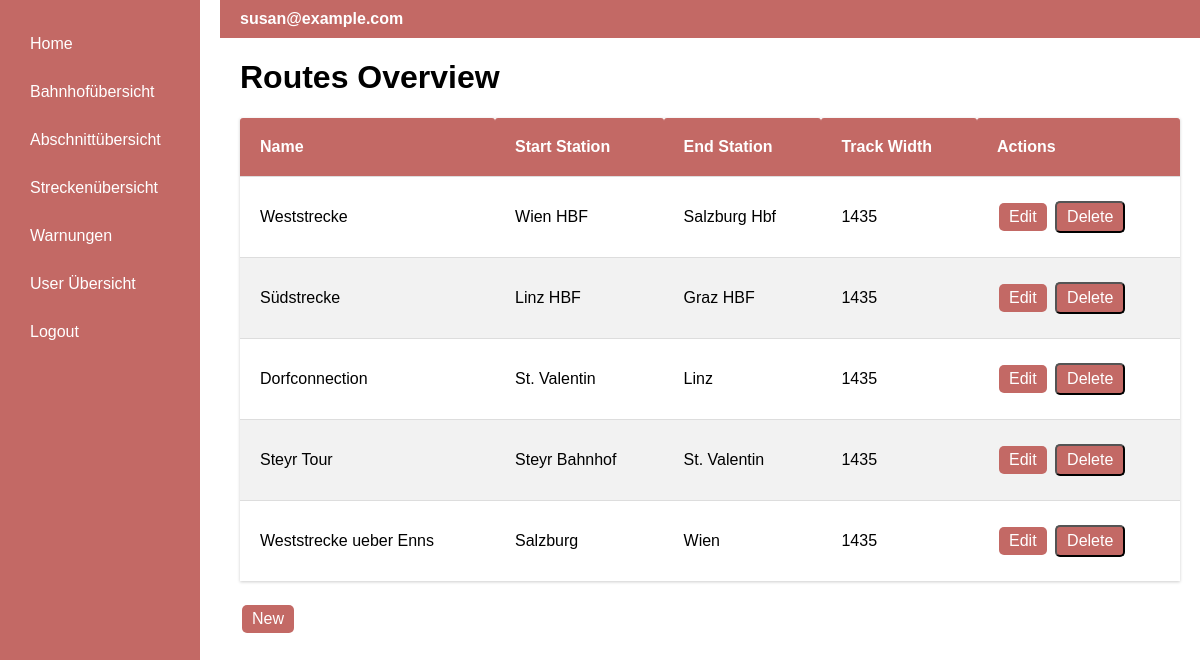
/routes (signed in), run on the app's committed database.
### app/models.py (models this page shows, shortened)
class User(UserMixin, db.Model):
    id: so.Mapped[int] = so.mapped_column(primary_key=True)
    username: so.Mapped[str] = so.mapped_column(sa.String(64), index=True,
                                                unique=True)
    email: so.Mapped[str] = so.mapped_column(sa.String(120), index=True,
                                             unique=True)
    password_hash: so.Mapped[Optional[str]] = so.mapped_column(sa.String(256))
    isAdmin = db.Column(db.Boolean, default=False)
    address_id = db.Column(db.Integer, db.ForeignKey('address.id', name='fk_user_address_id'))
    address = db.relationship('Address', backref='user', uselist=False)

class Route(db.Model):
    id = db.Column(db.Integer, primary_key=True, autoincrement=True)
    name = db.Column(db.String(140))
    startStation = db.Column(db.Integer, db.ForeignKey('station.id', name='fk_route_station_start'))
    endStation = db.Column(db.Integer, db.ForeignKey('station.id', name='fk_route_station_start'))
    sections = db.relationship('Segment', secondary=routesegments, backref="route")
    trackWidth = db.Column(db.Integer)

class Station(db.Model):
    id = db.Column(db.Integer, primary_key=True, autoincrement=True)
    name = db.Column(db.String(140))
    address_id = db.Column(db.Integer, db.ForeignKey('address.id', name='fk_station_address_id'))
    address = db.relationship("Address")
    xcoord = db.Column(db.String(140))
    ycoord = db.Column(db.String(140))

### app/routes.py (the view)
@app.route('/routes', methods=['GET'])
@login_required
def routes_overview():
    StartStation = aliased(Station)
    EndStation = aliased(Station)
    routes = db.session.query(
        Route,
        StartStation.name.label('start_station_name'),
        EndStation.name.label('end_station_name')
    ).join(
        StartStation, Route.startStation == StartStation.id
    ).join(
        EndStation, Route.endStation == EndStation.id
    ).all()
    return render_template('routes.html', routes=routes)

### app/models.py (called while the page is built)
@login.user_loader
def load_user(id):
    return db.session.get(User, int(id))

### app/templates/routes.html
{% extends "base.html" %}
{% block content %}
<h1>Routes Overview</h1>
<table class="table-station">
    <thead>
    <tr>
        <th>Name</th>
        <th>Start Station</th>
        <th>End Station</th>
        <th>Track Width</th>
        {% if current_user.is_authenticated and current_user.isAdmin %}
        <th>Actions</th>
        {% endif %}
    </tr>
    </thead>
    <tbody>
    {% for route, start_station_name, end_station_name in routes %}
        <tr>
            <td>{{ route.name }}</td>
            <td>{{ start_station_name }}</td>
            <td>{{ end_station_name }}</td>
            <td>{{ route.trackWidth }}</td>
            <td>
                {% if current_user.is_authenticated and current_user.isAdmin %}
                    <a href="{{ url_for('routeEdit', route_id=route.id) }}" class="edit-button">Edit</a>
                    <form action="{{ url_for('routeDelete', route_id=route.id) }}" method="POST"
                          style="display: inline-block;">
                        <input type="submit" value="Delete" class="edit-button">
                    </form>
                {% endif %}
            </td>
        </tr>
    {% endfor %}
    </tbody>
</table>
<a href="{{ url_for('routeNew') }}" class="create_button">New</a>
{% endblock %}

### app/templates/base.html (shortened to what this page needs)
<!DOCTYPE html>
<html lang="en">
<head>
</head>
<body>
<div class="container">
    <div class="sidebar">
        <a href="{{ url_for('index') }}">Home</a>
        {% if current_user.is_anonymous %}
            <a href="{{ url_for('login') }}">Login</a>
        {% else %}
            <a href="{{ url_for('trainstation') }}">Bahnhofübersicht</a>
            <a href="{{ url_for('segments') }}">Abschnittübersicht</a>
            <a href="{{ url_for('routes_overview') }}">Streckenübersicht</a>
            <a href="{{ url_for('warnings') }}">Warnungen</a>
            {% if current_user.is_authenticated and current_user.isAdmin %}
                <a href="{{ url_for('user') }}">User Übersicht</a>
            {% endif %}
            <a href="{{ url_for('logout') }}">Logout</a>
        {% endif %}
    </div>
    <div class="content">
        <div class="topbar">
            <span class="email">{{ current_user.email if not current_user.is_anonymous else 'Guest' }}</span>
        </div>
        {% block content %}{% endblock %}
    </div>
</div>
</body>
</html>

### app/templates/base.html (style rules this page uses)
body, html { margin: 0; padding: 0; font-family: Arial, sans-serif; width: 100%; height: 100%; overflow-x: hidden; overflow-y: auto; }
.container { display: flex; height: 100vh; width: 100%; }
.sidebar { background-color: rgb(195, 105, 101); color: white; width: 200px; padding: 20px; display: flex; flex-direction: column; box-sizing: border-box; }
.sidebar a { text-decoration: none; color: white; padding: 10px; margin: 5px 0; display: block; }
.content { flex-grow: 1; padding: 0 20px 20px 40px; overflow: auto }
.topbar { background-color: rgb(195, 105, 101); color: white; padding: 10px 20px; display: flex; align-items: center; justify-content: space-between; width: calc(100% + 40px); margin: 0 -20px 0 -20px; box-sizing: border-box; }
.email { font-weight: bold; padding-right: 20px; }
.table-station { overflow-y: hidden; width: 100%; border-collapse: separate; border-spacing: 0; margin: 20px 0; box-shadow: 0 1px 3px rgba(0, 0, 0, 0.2); }
.table-station th, .table-station td { padding: 20px; text-align: left; border-bottom: 1px solid #ddd; }
.table-station th { background-color: rgb(195, 105, 101); color: white; border-radius: 3px 3px 0 0; }
.table-station tr:last-child td { border-bottom: none; }
.table-station tr:nth-child(even) { background-color: #f2f2f2; }
.edit-button { background-color: rgb(195, 105, 101); color: white; padding: 5px 10px; text-align: center; text-decoration: none; display: inline-block; font-size: 16px; margin: 4px 2px; cursor: pointer; border-radius: 5px; }
.create_button { background-color: rgb(195, 105, 101); color: white; padding: 5px 10px; text-align: center; text-decoration: none; display: inline-block; font-size: 16px; margin: 4px 2px; cursor: pointer; border-radius: 5px; }

### data on the page
User: email "susan@example.com"
Route: name "Weststrecke", name "Wien HBF", name "Salzburg Hbf", trackWidth "1435"
Route: name "Südstrecke", name "Linz HBF", name "Graz HBF", trackWidth "1435"
Route: name "Dorfconnection", name "St. Valentin", name "Linz", trackWidth "1435"
Route: name "Steyr Tour", name "Steyr Bahnhof", name "St. Valentin", trackWidth "1435"
Route: name "Weststrecke ueber Enns", name "Salzburg", name "Wien", trackWidth "1435"
